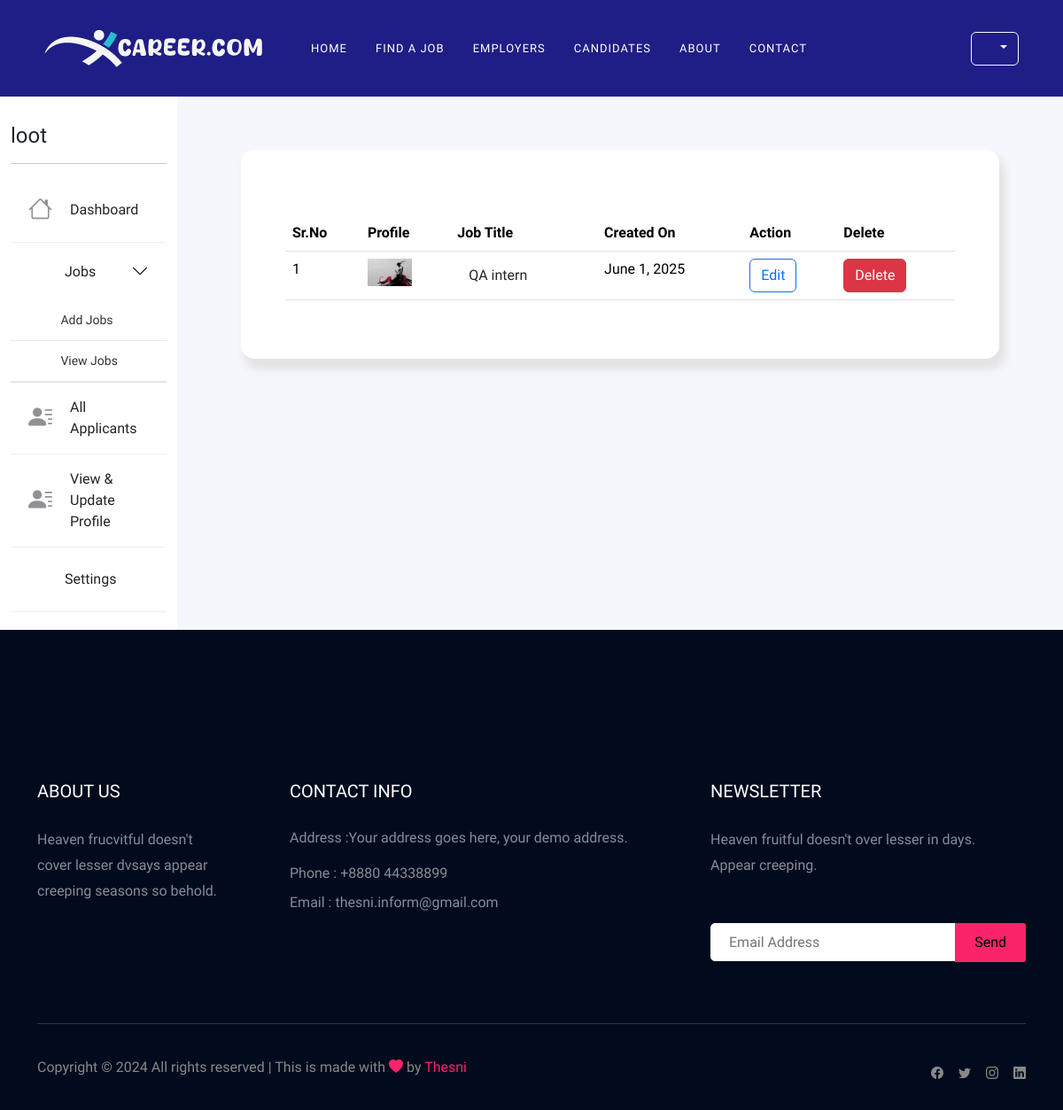
Screenshot of /job_list/ (signed in) with the database file from the repository.
### user/models.py (models this page shows, shortened)
class Job(models.Model):
    company = models.ForeignKey(Company, on_delete=models.CASCADE)
    start_date = models.DateField()
    end_date = models.DateField()
    title = models.CharField(max_length=200)
    salary = models.FloatField()
    image = models.ImageField(upload_to="jobs/", null=True, blank=True)
    description = models.TextField(max_length=400)
    experience = models.CharField(max_length=100)
    location = models.CharField(max_length=100)
    skills = models.CharField(max_length=200)
    creation_date = models.DateField()
    featured = models.BooleanField(default=False)
    FULL_TIME = 'full'
    PART_TIME = 'part'
    BOTH = 'both'
    JOB_TYPE_CHOICES = [
        (FULL_TIME, 'Full Time'),
        (PART_TIME, 'Part Time'),
        (BOTH, 'Both (Full-Time and Part-Time)'),
    ]
    OFFICE = 'office'
    HOME = 'home'
    FIELD = 'field'
    WORK_LOCATION_CHOICES = [
        (OFFICE, 'Work from office'),
        (HOME, 'Work from home'),
        (FIELD, 'Field job'),
    ]
    title = models.CharField(max_length=255)
    job_type = models.CharField(max_length=10, choices=JOB_TYPE_CHOICES, default=FULL_TIME)
    work_location = models.CharField(max_length=10, choices=WORK_LOCATION_CHOICES, default=OFFICE)

### user/views.py (the view)
# urls.py: path('job_list/', views.job_list, name= 'job_list'),
def job_list(request):
    if not request.user.is_authenticated:
        return redirect("login")
    companies = Company.objects.get(user=request.user)
    jobs = Job.objects.filter(company=companies)
    return render(request, "admin/employers/job_list.html", {'jobs':jobs})

### user/context_processors.py (called while the page is built)
def user_role(request):
    user = request.user
    if user.is_authenticated:
        try:
            applicant = Applicant.objects.get(user=user)
            return {'is_applicant': True, 'is_company': False}
        except Applicant.DoesNotExist:
            pass
        try:
            company = Company.objects.get(user=user)
            return {'is_applicant': False, 'is_company': True}
        except Company.DoesNotExist:
            pass
    return {'is_applicant': False, 'is_company': False}

### templates/admin/employers/job_list.html (shortened to what this page needs)
{% extends 'base.html' %}
{% block content %}
{% load static %}
<section class="contact">
  <div class="container-fluid">
    <div class="row">
      {% include 'admin_sidemenu.html' %}
      <div class="col-md-10 bg_color">
        <div class="content_area">
            <div class=" mt-4">
              <div class="table-responsive">
                <table class="table table-hover" id="example">
                    <thead>
                        <tr>
                            <th>Sr.No</th>
                            <th>Profile</th>
                            <th>Job Title</th>
                            <th>Created On</th>
                            <th>Action</th>
                            <th>Delete</th>
                        </tr>
                    </thead>
                    <tbody>
                        {% for job in jobs %}
                        <tr>
                            <td>{{ forloop.counter }}</td>
                            <td>
                              {% if job.image %}
                              <img src="{{job.image.url}}" alt=""  width="50px" height="50px" class="img-fluid">
                             {% else %}
                             <img src="/../static/img/user.png" alt="Image"  width="50px" height="50px"  class="img-fluid"></a>
                             {% endif %}
                            </td>
                            <td> <a href="/job_detail/{{ job.id }}/" class="btn">
                                {{ job.title }}</a></td>
                            <td>{{ job.creation_date }}</td>
                            <td>
                                <a href="{% url 'user:edit_job' job.id %}" class="btn btn-outline-primary">
                                     Edit
                                </a>
                            </td>
                            <td>
                                <form method="POST" action="{% url 'user:delete_job' job.id %}">
                                    <button type="submit" class="btn btn-danger" onclick="return confirm('Are you sure you want to delete this job?');">
                                       Delete
                                    </button>
                                  </form>
                            </td>
                        </tr>
                        {% endfor %}
                    </tbody>
                </table>
              </div>
        </div>
      </div>
    </div>
  </div>
</section>
{% endblock %}

### templates/admin_sidemenu.html (shortened to what this page needs)
<div class="col-lg-2  bg-body-sidemenu">
  {% if user.is_authenticated %}
  {% if is_applicant %}
  <div class="accordion accordion-flush" id="accordionFlushExample">
    <div class="profile">
      <h4 class="mb-0"> {{user.first_name }} {{user.last_name }} </h4>
      <p class="mb-0 opacity-75">Its Candidates </p>
    </div>
<hr>
    <a class=" link-button {% if request.path == '/user_homepage/' %}active{% endif %}" type="button"
      href="{% url 'user:user_homepage' %}"> <span class="contact-info__icon"><i class="bi bi-house"></i></span>
      Dashboard
    </a>
    <a class=" link-button {% if request.path == '/notification/' %}active{% endif %}" type="button"
      href="{% url 'user:notification' %}"> <span class="contact-info__icon"><i class="mdi mdi-bell"></i></span>
      Notifications
    </a>
    <a class=" link-button {% if request.path == '/applied_jobs/' %}active{% endif %}" type="button"
      href="{% url 'user:applied_jobs' %}"> <span class="contact-info__icon"><i
          class="mdi mdi-briefcase-variant-outline"></i></span>
      Applied Jobs
    </a>
    <a class=" link-button {% if request.path == '/user_profile/' %}active{% endif %}" type="button"
      href="{% url 'user:user_profile' %}"> <span class="contact-info__icon"><i class="mdi mdi-account-outline"></i></span>
      View & Update Profile
    </a>
    <a class=" link-button {% if request.path == '/settings/' %}active{% endif %}" type="button"
      href="{% url 'user:settings' %}"> <span class="contact-info__icon"><i class="mdi mdi-account-outline"></i></span>
      Settings
    </a>
  </div>
  {% elif is_company %}
  <div class="accordion accordion-flush" id="accordionFlushExample">
    <div>
      <h4 class="mb-0">{{ user.username }} </h4>
    </div>
    <hr>
    <a class=" link-button {% if request.path == '/company_homepage/' %}active{% endif %}" type="button"
      href="{% url 'user:company_homepage' %}"> <span class="contact-info__icon"><i class="bi bi-house"></i></span>
      Dashboard
    </a>
    <div class="accordion-item">
      <h2 class="accordion-header">
        <button class="accordion-button collapsed" type="button" data-bs-toggle="collapse"
          data-bs-target="#flush-collapseOne" aria-expanded="false" aria-controls="flush-collapseOne">
          <span class="contact-info__icon"><span class="mdi mdi-briefcase-variant-outline"></span></span> Jobs
        </button>
      </h2>
      <div id="flush-collapseOne" class="accordion-collapse collapse show" data-bs-parent="#accordionFlushExample">
        <div class="accordion-body">
          <ul class="submenu">
            <li><a href="{% url 'user:add_job' %}">
                <span class="mdi mdi-circle-medium"></span> Add Jobs</a></li>
            <li><a href="{% url 'user:job_list' %}">
                <span class="mdi mdi-circle-medium"></span> View Jobs</a></li>
          </ul>
        </div>
      </div>
    </div>
    <a class="link-button {% if request.path == '/all_applicants/' %}active{% endif %}"
      href="{% url 'user:all_applicants' %}" type="button"> <span class="contact-info__icon"><i
          class="bi bi-person-lines-fill"></i></span>
      All Applicants
    </a>
    <a class="link-button {% if request.path == '/company_profile/' %}active{% endif %}"
      href="{% url 'user:company_profile' %}" type="button"> <span class="contact-info__icon"><i
          class="bi bi-person-lines-fill"></i></span>
    View & Update Profile
    </a>
    <a class=" link-button {% if request.path == '/settings/' %}active{% endif %}" type="button"
    href="{% url 'user:settings' %}"> <span class="contact-info__icon"><i class="mdi mdi-account-outline"></i></span>
    Settings
  </a>
  </div>
  {% endif %}
  {% endif %}
</div>

### static/css/style.css (style rules this page uses)
body { font-family: "Muli", sans-serif; margin: 0; padding: 0; }
a { text-decoration: none; }
ul { margin: 0px; padding: 0px; }
li { list-style: none; }
.contact-info__icon { margin-right: 20px }
.contact-info__icon i,.contact-info__icon span { color: #8f9195; font-size: 27px }

### static/css/admin.css (style rules this page uses)
.bg_color { background: #f5f7fc; }
.content_area { margin: 60px; background: #fff; box-shadow: 5px 10px 10px 2px #e3e3e3; border-radius: 15px; padding: 50px; }
.link-button { position: relative; display: flex; align-items: center; width: 100%; padding: var(--bs-accordion-btn-padding-y) var(--bs-accordion-btn-padding-x); font-size: 1rem; color: var(--bs-accordion-btn-color); text-align: left; border-bottom: 1px solid #eee; border-radius: 0; overflow-anchor: none; transition: var(--bs-accordion-transition); }
.accordion-body { padding: 0; }
.accordion { width: 100%; max-width: 360px; margin: 30px auto 20px; -webkit-border-radius: 4px; -moz-border-radius: 4px; border-radius: 4px; }
.submenu { font-size: 14px; }
.submenu li { border-bottom: 1px solid #e9e9e9; }
.submenu a { display: block; text-decoration: none; color: #333333; padding: 12px; padding-left: 42px; -webkit-transition: all 0.25s ease; -o-transition: all 0.25s ease; transition: all 0.25s ease; }

### rows the page displays
Job: image (picture), title "QA intern", creation_date "June 1, 2025"

### other values shown
{{ user.username }} "loot"
